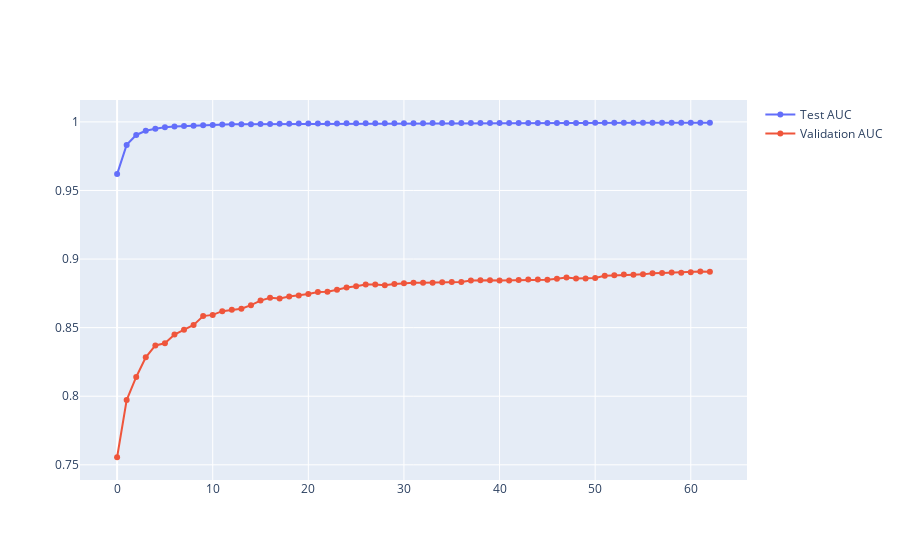

This figure's notebook cell:
### Code cell
fig = go.Figure()
fig.add_trace(go.Scatter(x=eval_metrics.index, y=eval_metrics["AUC_Test"],
                    mode='lines+markers',
                    name='Test AUC'))
fig.add_trace(go.Scatter(x=eval_metrics.index, y=eval_metrics["AUC_Validation"],
                    mode='lines+markers',
                    name='Validation AUC'))
fig.show()
